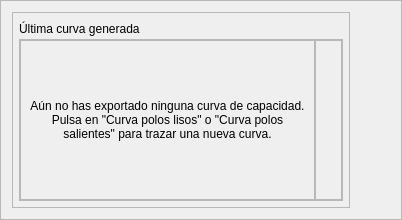
                        <widget class="QFrame" name="contenedor_ultima_maquina_curva">
                         <property name="minimumSize">
                          <size>
                           <width>0</width>
                           <height>220</height>
                          </size>
                         </property>
                         <property name="frameShape">
                          <enum>QFrame::StyledPanel</enum>
                         </property>
                         <property name="frameShadow">
                          <enum>QFrame::Raised</enum>
                         </property>
                         <layout class="QHBoxLayout" name="horizontalLayout_21">
                          <item>
                           <widget class="QFrame" name="ultima_curva">
                            <property name="maximumSize">
                             <size>
                              <width>600</width>
                              <height>16777215</height>
                             </size>
                            </property>
                            <property name="frameShape">
                             <enum>QFrame::StyledPanel</enum>
                            </property>
                            <property name="frameShadow">
                             <enum>QFrame::Raised</enum>
                            </property>
                            <layout class="QVBoxLayout" name="verticalLayout_15">
                             <property name="spacing">
                              <number>0</number>
                             </property>
                             <property name="leftMargin">
                              <number>6</number>
                             </property>
                             <property name="topMargin">
                              <number>6</number>
                             </property>
                             <property name="rightMargin">
                              <number>6</number>
                             </property>
                             <property name="bottomMargin">
                              <number>6</number>
                             </property>
                             <item>
                              <widget class="QLabel" name="label_3">
                               <property name="maximumSize">
                                <size>
                                 <width>16777215</width>
                                 <height>20</height>
                                </size>
                               </property>
                               <property name="text">
                                <string>Última curva generada</string>
                               </property>
                              </widget>
                             </item>
                             <item>
                              <widget class="QFrame" name="contenedor_ultima_curva">
                               <property name="frameShape">
                                <enum>QFrame::StyledPanel</enum>
                               </property>
                               <property name="frameShadow">
                                <enum>QFrame::Raised</enum>
                               </property>
                               <layout class="QHBoxLayout" name="horizontalLayout_52">
                                <property name="spacing">
                                 <number>0</number>
                                </property>
                                <property name="leftMargin">
                                 <number>0</number>
                                </property>
                                <property name="topMargin">
                                 <number>0</number>
                                </property>
                                <property name="rightMargin">
                                 <number>0</number>
                                </property>
                                <property name="bottomMargin">
                                 <number>0</number>
                                </property>
                                <item>
                                 <widget class="QFrame" name="frame_14">
                                  <property name="maximumSize">
                                   <size>
                                    <width>16777215</width>
                                    <height>16777215</height>
                                   </size>
                                  </property>
                                  <property name="frameShape">
                                   <enum>QFrame::StyledPanel</enum>
                                  </property>
                                  <property name="frameShadow">
                                   <enum>QFrame::Raised</enum>
                                  </property>
                                  <layout class="QHBoxLayout" name="horizontalLayout_53">
                                   <item>
                                    <widget class="QLabel" name="label_19">
                                     <property name="text">
                                      <string>Aún no has exportado ninguna curva de capacidad. Pulsa en &quot;Curva polos lisos&quot; o &quot;Curva polos salientes&quot; para trazar una nueva curva.</string>
                                     </property>
                                     <property name="alignment">
                                      <set>Qt::AlignCenter</set>
                                     </property>
                                     <property name="wordWrap">
                                      <bool>true</bool>
                                     </property>
                                    </widget>
                                   </item>
                                  </layout>
                                 </widget>
                                </item>
                                <item>
                                 <widget class="QFrame" name="ultima_curva_2">
                                  <property name="frameShape">
                                   <enum>QFrame::StyledPanel</enum>
                                  </property>
                                  <property name="frameShadow">
                                   <enum>QFrame::Raised</enum>
                                  </property>
                                  <layout class="QVBoxLayout" name="verticalLayout_16">
                                   <item>
                                    <widget class="QLabel" name="ultima_curva_label">
                                     <property name="maximumSize">
                                      <size>
                                       <width>16777215</width>
                                       <height>16777215</height>
                                      </size>
                                     </property>
                                     <property name="text">
                                      <string/>
                                     </property>
                                    </widget>
                                   </item>
                                  </layout>
                                 </widget>
                                </item>
                               </layout>
                              </widget>
                             </item>
                            </layout>
                           </widget>
                          </item>
                          <item>
                           <spacer name="horizontalSpacer_39">
                            <property name="orientation">
                             <enum>Qt::Horizontal</enum>
                            </property>
                            <property name="sizeHint" stdset="0">
                             <size>
                              <width>40</width>
                              <height>20</height>
                             </size>
                            </property>
                           </spacer>
                          </item>
                         </layout>
                        </widget>
